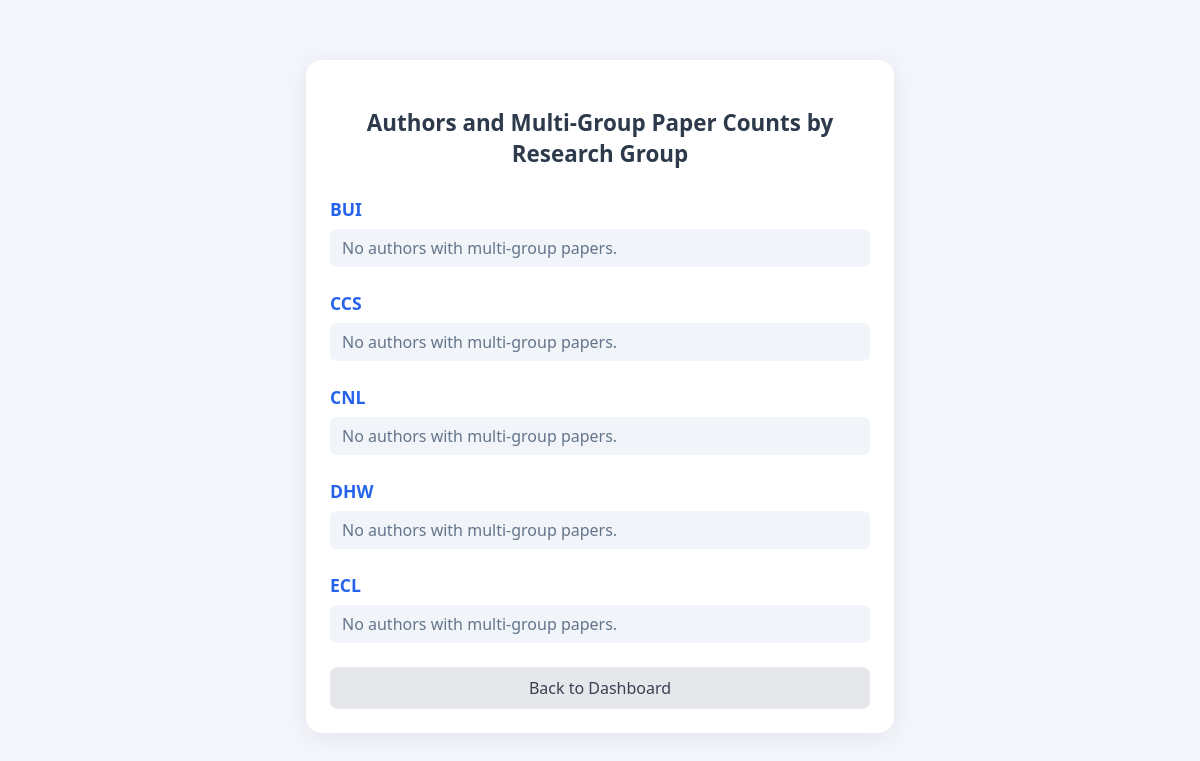
The app's page /report/group-author-multi-group/, older data.
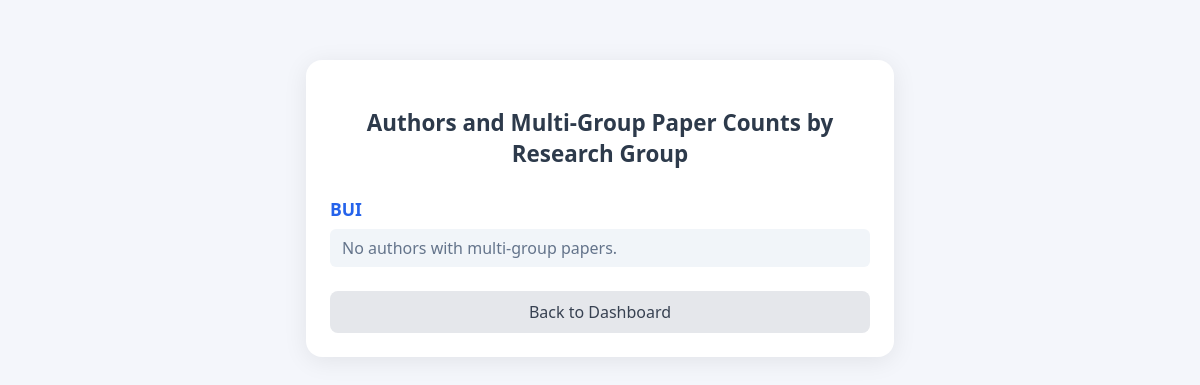
The same page, newer data.
### research/models.py (models this page shows, shortened)
class ResearchGroup(models.Model):
    name = models.CharField(max_length=255, unique=True)

### research/views.py (the view)
# urls.py: path('report/group-author-multi-group/', views.report_group_author_multi_group, name='report_group_author_multi_group'),#done
def report_group_author_multi_group(request):
    result = {}
    for group in ResearchGroup.objects.all():
        authors = Author.objects.filter(research_group=group)
        author_pubs = {}
        for author in authors:
            pubs = []
            for ap in author.authorpublication_set.all():
                pub = ap.publication
                groups = set(pub.authorpublication_set.select_related('author__research_group').values_list('author__research_group__name', flat=True))
                if len(groups) > 1:
                    pubs.append(pub)
            if pubs:
                author_pubs[author.__str__()] = pubs
        result[group.name] = author_pubs
    return render(request, 'research/report_group_author_multi_group.html', {'data': result})

### research/templates/research/report_group_author_multi_group.html (shortened to what this page needs)
<!DOCTYPE html>
<html lang="en">
  <head>
  </head>
  <body>
    <div class="container">
      <h1>Authors and Multi-Group Paper Counts by Research Group</h1>
      {% for group, authors in data.items %}
      <h2>{{ group }}</h2>
      {% if authors %}
        {% for author, papers in authors.items %}
        <h3>{{ author }}</h3>
        <div class="card-grid">
          {% for paper in papers %}
          <div class="card">
            <h4>{{ paper.title }}</h4>
            <p><strong>Date:</strong> {{ paper.publication_date }}</p>
            <p><strong>Keywords:</strong> {{ paper.keywords }}</p>
            <p><strong>Abstract:</strong> {{ paper.abstract|truncatewords:30 }}</p>
            <p><strong>Authors:</strong> {% for ap in paper.authorpublication_set.all %}{{ ap.author }}{% if not forloop.last %}, {% endif %}{% endfor %}</p>
            {% if paper.url %}<p><a href="{{ paper.url }}" target="_blank">View Publication</a></p>{% endif %}
          </div>
          {% endfor %}
        </div>
        {% endfor %}
      {% else %}
      <div class="no-authors">No authors with multi-group papers.</div>
      {% endif %}
      {% endfor %}
      <a class="back-link" href="{% url 'index' %}">Back to Dashboard</a>
    </div>
  </body>
</html>

Row changes from the older to the newer data that the page shows:
removed ResearchGroup: data "CCS"
removed ResearchGroup: data "CNL"
removed ResearchGroup: data "DHW"
removed ResearchGroup: data "ECL"
Text that changed along with them:
list line gone: "No authors with multi-group papers."
